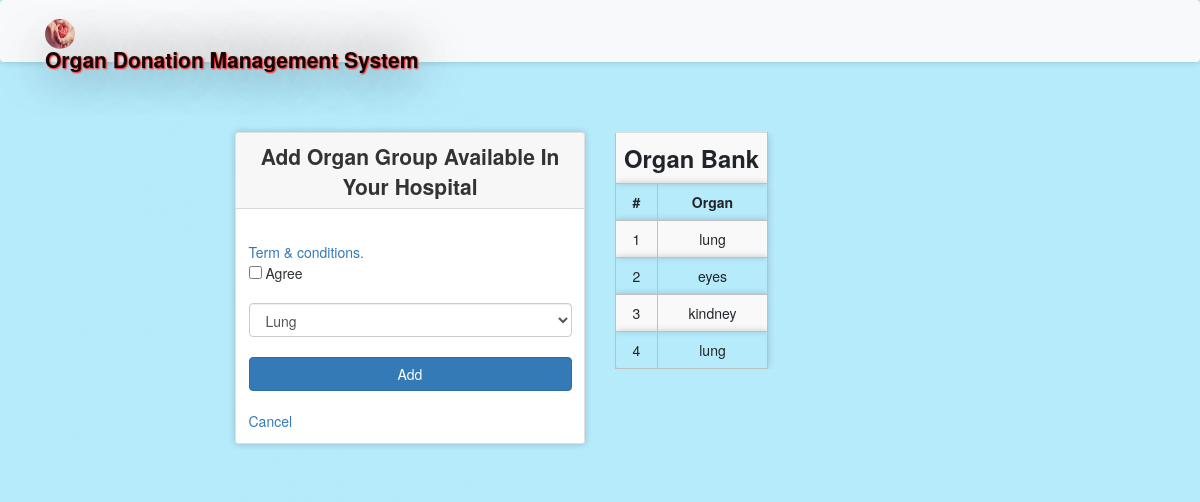
The app's page /organinfo.php (signed in) with its own data.
### tables this page shows
CREATE TABLE `organinfo` (
  `bid` int(11) NOT NULL,
  `hid` int(11) NOT NULL,
  `og` varchar(10) NOT NULL
);

### message.php (called while the page is built, shortened)
<?php $counter=0; if(isset($_GET['msg'])) { ?>
	<div class="col-5 alert alert alert-success alert-dismissible fade show card" id="message">
		<button type="button" class="close" data-dismiss="alert" title="close">&times;</button><?php echo $_GET['msg'];?>
	</div>
<?php }?>

### organinfo.php (the view, shortened to what this page needs)
<?php
  require 'file/connection.php';
  if(!isset($_SESSION['hid']))
  {
  header('location:login.php');
  }
  else {
?>
<!DOCTYPE html>
<html>
<?php require 'head.php'; ?>
<body>
  <?php require 'header.php'; ?>
    <div class="container cont">
      <?php require 'message.php'; ?>
      <div class="row justify-content-center">
         <div class="col-lg-4 col-md-5 col-sm-6 col-xs-7 mb-5">
          <div class="card">
            <div class="card-header title">Add organ group available in your hospital</div>
        <div class="card-body">
        <form action="file/infoAdd.php" method="post">
          <a data-toggle="collapse" href="#collapseExample" role="button" aria-expanded="false" aria-controls="collapseExample" title="click to see">Term & conditions. </a><br>
          <input type="checkbox" name="condition" value="agree" required> Agree<br><br>
          <select class="form-control" name="og" required="">
                <option>Lung</option>
          </select><br>
          <input type="submit" name="add" value="Add" class="btn btn-primary btn-block"><br>
          <a href="hospitalpage.html" class="text-centre" >Cancel</a><br>
        </form>
         </div>
       </div>
     </div>
<?php   if(isset($_SESSION['hid'])){
    $hid=$_SESSION['hid'];
    $sql = "select * from organinfo where hid='$hid'";
    $result = mysqli_query($conn, $sql);
  }
  ?>
    <div class="col-lg-4 col-md-5 col-sm-6 col-xs-7 mb-5">
          <table class="table table-striped table-responsive">
            <th colspan="4" class="title">Organ Bank</th>
            <tr>
              <th>#</th>
              <th>Organ</th>
            </tr>
            <?php while($row = mysqli_fetch_array($result)) { ?>
            <tr>
              <td><?php echo ++$counter; ?></td>
              <td><?php echo $row['og'];?></td>
            </tr>
            <?php } ?>
          </table>
      </div>
   </div>
</div>
</body>
<?php } ?>

### style.css (style rules this page uses)
.cont { padding-top: 40px; text-align: justify; font-size: 1em; }
.card ,nav, .footer,tr,video { border-radius: 3px; transition: all 200ms ease-out; box-shadow: 0px 0px 7px rgba(0, 0, 0, 0.2); }
tr,th,td { border:0.1px solid silver; text-align: center; }
.title { font-weight: bold; font-size: 1.7em; text-transform: capitalize; text-align: center; }
.card-header { font-weight: bolder; font-size: 1.5em; }
form { padding-top: 20px; }
a:link { text-decoration: none; }

### organinfo.php (style rules this page uses)
body { background: url(image/p1.jpg) no-repeat center; background-size: cover; min-height: 0; height: 100%; }

### records on screen
organinfo: og "lung"
organinfo: og "eyes"
organinfo: og "kindney"
organinfo: og "lung"
